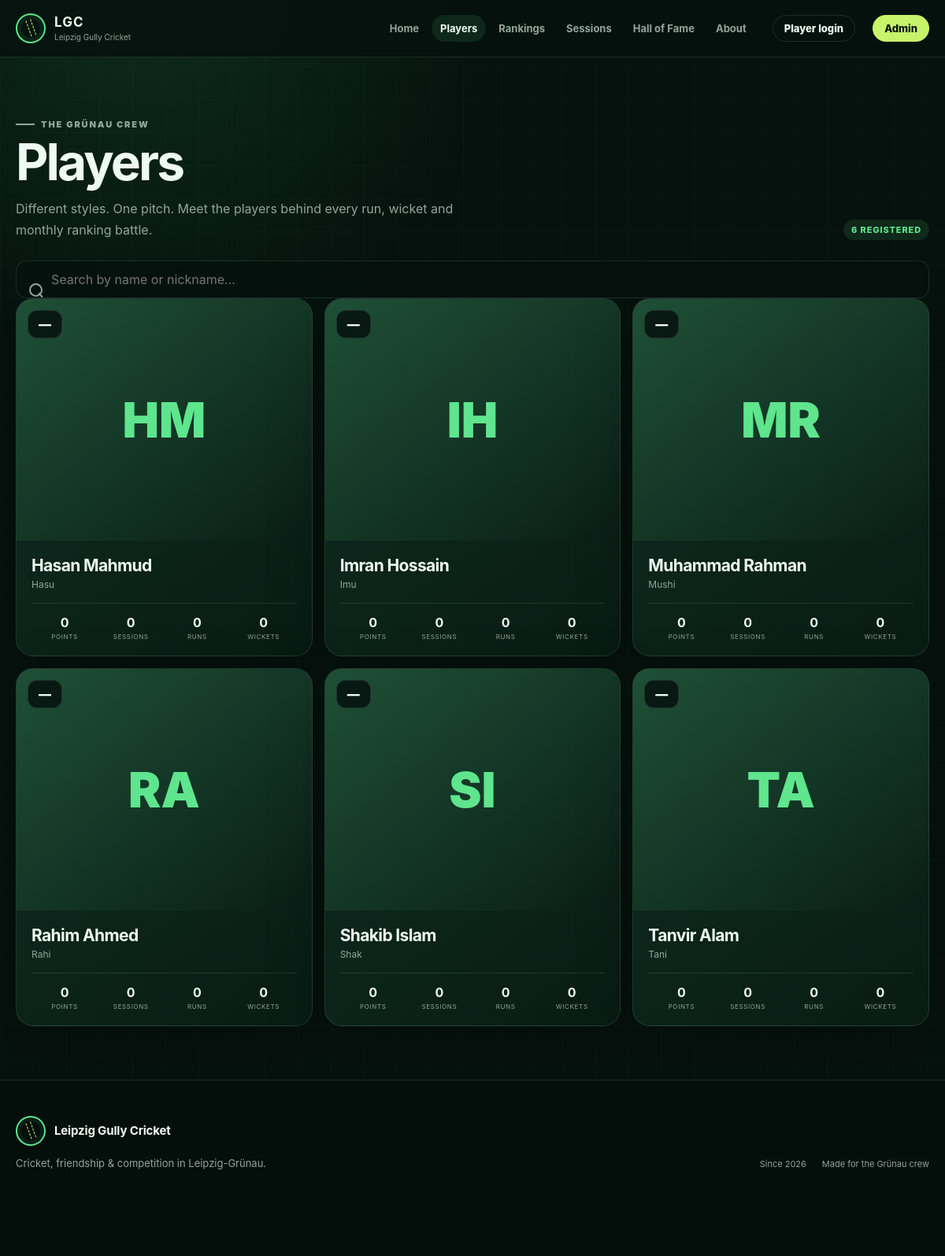
Page /players.php on the committed database.
### tables this page shows
CREATE TABLE players (
    id INT UNSIGNED AUTO_INCREMENT PRIMARY KEY,
    name VARCHAR(120) NOT NULL,
    email VARCHAR(190) NULL,
    password_hash VARCHAR(255) NULL,
    last_login_at DATETIME NULL,
    nickname VARCHAR(80) NULL,
    photo VARCHAR(255) NULL,
    player_number VARCHAR(12) NULL,
    batting_style VARCHAR(80) NULL,
    bowling_style VARCHAR(80) NULL,
    nationality_code CHAR(2) NULL,
    bio TEXT NULL,
    joined_date DATE NULL,
    active TINYINT(1) NOT NULL DEFAULT 1,
    created_at TIMESTAMP NOT NULL DEFAULT CURRENT_TIMESTAMP,
    updated_at TIMESTAMP NOT NULL DEFAULT CURRENT_TIMESTAMP ON UPDATE CURRENT_TIMESTAMP,
    UNIQUE KEY uq_players_email (email),
    INDEX idx_players_active (active)
);

### players.php (the view, shortened to what this page needs)
<?php
require_once __DIR__ . '/includes/functions.php';
$pdo = db();
$players = $pdo->query('SELECT * FROM players ORDER BY active DESC, name ASC')->fetchAll();
$ranked = ranking_by_player(getMonthlyRanking($pdo, date('Y-m')));
require __DIR__ . '/includes/header.php';
?>
<section class="section">
    <div class="shell">
        <div class="section-head"><div><p class="eyebrow">The Grünau crew</p><h1>Players</h1><p>Different styles. One pitch. Meet the players behind every run, wicket and monthly ranking battle.</p></div><span class="pill"><?= count($players) ?> registered</span></div>
        <?php if ($players): ?>
            <label class="player-search"><span class="sr-only">Search players</span><input type="search" inputmode="search" placeholder="Search by name or nickname…" data-player-search></label>
            <div class="player-grid">
                <?php foreach ($players as $player): $form = $ranked[(int) $player['id']] ?? null; ?>
                    <a class="surface player-card" data-player-card href="<?= e(url('player.php?id=' . (int) $player['id'])) ?>">
                        <div class="player-photo"><?= avatar_html($player, 'avatar') ?><span class="player-rank"><?= $form ? '#' . (int) $form['rank'] : '—' ?></span></div>
                        <div class="player-card-body">
                            <h2><?= e($player['name']) ?></h2>
                            <p><?= e($player['nickname'] ?: ($player['active'] ? 'Active player' : 'Inactive player')) ?> <?php if (!$player['active']): ?><span class="pill inactive">Inactive</span><?php endif; ?></p>
                            <div class="card-stats">
                                <div><strong><?= (int) ($form['points'] ?? 0) ?></strong><span>Points</span></div><div><strong><?= (int) ($form['sessions'] ?? 0) ?></strong><span>Sessions</span></div><div><strong><?= (int) ($form['runs'] ?? 0) ?></strong><span>Runs</span></div><div><strong><?= (int) ($form['wickets'] ?? 0) ?></strong><span>Wickets</span></div>
                            </div>
                        </div>
                    </a>
                <?php endforeach; ?>
            </div>
        <?php else: ?>
            <div class="surface empty-state"><div class="empty-ball"></div><h2>No players yet</h2><p>The squad list is ready for its first name.</p></div>
        <?php endif; ?>
    </div>
</section>
<?php require __DIR__ . '/includes/footer.php'; ?>

### includes/functions.php (shortened to what this page needs)
<?php
function e(mixed $value): string
{
    return htmlspecialchars((string) $value, ENT_QUOTES | ENT_SUBSTITUTE, 'UTF-8');
}
function url(string $path = ''): string
{
    return rtrim(BASE_URL, '/') . '/' . ltrim($path, '/');
}
function valid_month(?string $month): string
{
    $current = date('Y-m');
    return $month > $current ? $current : $month;
}
function getMonthlyRanking(PDO $pdo, string $month): array
{
    $month = valid_month($month);
    $start = $month . '-01';
    $end = (new DateTimeImmutable($start))->modify('+1 month')->format('Y-m-d');
    $query = $pdo->prepare(
        "SELECT p.id, p.name, p.nickname, p.photo, p.player_number,
            COUNT(DISTINCT s.id) AS sessions,
            COALESCE(SUM(sp.runs), 0) AS runs,
            COALESCE(SUM(sp.wickets), 0) AS wickets,
            COALESCE(SUM(sp.catches), 0) AS catches,
            COALESCE(SUM(sp.calculated_points), 0) AS points,
            COALESCE(SUM(CASE WHEN s.player_of_day_id = p.id THEN 1 ELSE 0 END), 0) AS pod_awards
         FROM session_players sp
         INNER JOIN sessions s ON s.id = sp.session_id
         INNER JOIN players p ON p.id = sp.player_id
         WHERE s.session_date >= ? AND s.session_date < ? AND s.status = 'completed' AND sp.excluded = 0
         GROUP BY p.id, p.name, p.nickname, p.photo, p.player_number"
    );
    $query->execute([$start, $end]);
    return rank_player_rows($query->fetchAll());
}
function rank_player_rows(array $ranking): array
{
    usort($ranking, static function (array $a, array $b): int {
        foreach ([['points', -1], ['pod_awards', -1], ['runs', -1], ['wickets', -1], ['catches', -1], ['sessions', 1]] as [$key, $direction]) {
            $comparison = (int) $a[$key] <=> (int) $b[$key];
            if ($comparison !== 0) {
                return $comparison * $direction;
            }
        }
        return strcasecmp($a['name'], $b['name']);
    });
    return $ranking;
}
function ranking_by_player(array $ranking): array
{
    $result = [];
    return $result;
}
function avatar_html(array $player, string $class = 'avatar'): string
{
    $name = trim((string) ($player['name'] ?? 'Player'));
    $initials = '';
    foreach (preg_split('/\s+/', $name) ?: [] as $part) {
        $initials .= substr($part, 0, 1);
        if (strlen($initials) >= 2) {
            break;
        }
    }
    return '<span class="' . e($class) . ' avatar-fallback" aria-hidden="true">' . e(strtoupper($initials ?: 'L')) . '</span>';
}

### assets/css/style.css (style rules this page uses)
:root { --ink: #eefbf4; --muted: #91a69d; --night: #06120e; --night-2: #0a1d16; --panel: #0d251c; --panel-2: #123126; --line: rgba(193, 255, 217, .12); --green: #5ee58d; --green-2: #22b85d; --lime: #c7f36a; --gold: #f4c75f; --silver: #cbd5d1; --bronze: #cd8959; --red: #ff7b70; --radius: 22px; --shadow: 0 20px 70px rgba(0, 0, 0, .28); font-family: Inter, ui-sans-serif, system-ui, -apple-system, BlinkMacSystemFont, "Segoe UI", sans-serif; color-scheme: dark; }
* { box-sizing: border-box; }
html { scroll-behavior: smooth; }
body { margin: 0; color: var(--ink); background: var(--night); min-height: 100vh; }
body::before { content: ""; position: fixed; inset: 0; pointer-events: none; z-index: -1; background: radial-gradient(circle at 15% 0%, rgba(64, 213, 119, .13), transparent 29rem), linear-gradient(rgba(255,255,255,.018) 1px, transparent 1px), linear-gradient(90deg, rgba(255,255,255,.018) 1px, transparent 1px); background-size: auto, 42px 42px, 42px 42px; }
a { color: inherit; text-decoration: none; }
button, input, select, textarea { font: inherit; }
button, a { -webkit-tap-highlight-color: transparent; }
.shell { width: min(1160px, calc(100% - 32px)); margin-inline: auto; }
.section { padding: 68px 0; }
.section-head { display: flex; align-items: end; justify-content: space-between; gap: 24px; margin-bottom: 26px; }
.section-head h1, .section-head h2 { margin: 0; letter-spacing: -.045em; }
.section-head h1 { font-size: clamp(34px, 6vw, 64px); }
.section-head p { color: var(--muted); max-width: 560px; margin: 8px 0 0; line-height: 1.65; }
.eyebrow { display: inline-flex; align-items: center; gap: 8px; margin: 0 0 12px; color: var(--green); text-transform: uppercase; font-size: 11px; font-weight: 900; letter-spacing: .17em; }
.eyebrow::before { content: ""; width: 24px; height: 2px; background: currentColor; }
.surface { background: linear-gradient(145deg, rgba(18,49,38,.92), rgba(9,28,21,.94)); border: 1px solid var(--line); border-radius: var(--radius); box-shadow: var(--shadow); }
.pill { display: inline-flex; align-items: center; border-radius: 999px; padding: 6px 10px; background: rgba(94,229,141,.1); color: var(--green); font-size: 11px; font-weight: 850; text-transform: uppercase; letter-spacing: .08em; }
.player-search { position: relative; max-width: 480px; margin-bottom: 24px; }
.player-search input, .field input, .field select, .field textarea { width: 100%; color: var(--ink); background: rgba(5,17,13,.8); border: 1px solid var(--line); border-radius: 14px; min-height: 48px; padding: 11px 14px; outline: none; }
.player-search input { padding-left: 44px; }
.player-search::before { content: ""; position: absolute; width: 13px; height: 13px; border: 2px solid var(--muted); border-radius: 50%; left: 17px; top: 15px; }
.player-search::after { content: ""; position: absolute; width: 7px; height: 2px; background: var(--muted); left: 28px; top: 29px; transform: rotate(45deg); }
.player-grid { display: grid; grid-template-columns: repeat(3, 1fr); gap: 15px; }
.player-card { display: block; overflow: hidden; transition: transform .24s ease, border-color .24s ease; }
.player-photo { position: relative; aspect-ratio: 1.22; overflow: hidden; background: linear-gradient(140deg, rgba(94,229,141,.18), rgba(8,26,19,.2)); }
.player-photo .avatar { width: 100%; height: 100%; object-fit: cover; }
.player-photo .avatar-fallback { display: grid; place-items: center; font-size: 62px; font-weight: 950; color: var(--green); }
.player-rank { position: absolute; left: 14px; top: 14px; min-width: 44px; height: 36px; display: grid; place-items: center; padding: 0 10px; background: rgba(6,18,14,.88); backdrop-filter: blur(8px); border: 1px solid var(--line); border-radius: 12px; font-weight: 950; }
.player-card-body { padding: 19px; }
.player-card-body h2, .player-card-body h3 { margin: 0; font-size: 21px; letter-spacing: -.03em; }
.player-card-body > p { color: var(--muted); margin: 4px 0 16px; font-size: 12px; }
.card-stats { display: grid; grid-template-columns: repeat(4, 1fr); border-top: 1px solid var(--line); padding-top: 14px; }
.card-stats strong, .card-stats span { display: block; text-align: center; }
.card-stats strong { font-size: 16px; }
.card-stats span { color: var(--muted); font-size: 8px; text-transform: uppercase; margin-top: 3px; letter-spacing: .08em; }

### rows in the picture
players: initials "HM", name "Hasan Mahmud", nickname "Hasu", points "0", sessions "0", runs "0", wickets "0"
players: initials "IH", name "Imran Hossain", nickname "Imu", points "0", sessions "0", runs "0", wickets "0"
players: initials "MR", name "Muhammad Rahman", nickname "Mushi", points "0", sessions "0", runs "0", wickets "0"
players: initials "RA", name "Rahim Ahmed", nickname "Rahi", points "0", sessions "0", runs "0", wickets "0"
players: initials "SI", name "Shakib Islam", nickname "Shak", points "0", sessions "0", runs "0", wickets "0"
players: initials "TA", name "Tanvir Alam", nickname "Tani", points "0", sessions "0", runs "0", wickets "0"

### other values in the picture
$label "Home"
$label "Players"
$label "Rankings"
$label "Sessions"
$label "Hall of Fame"
$label "About"
count($players) "6"
